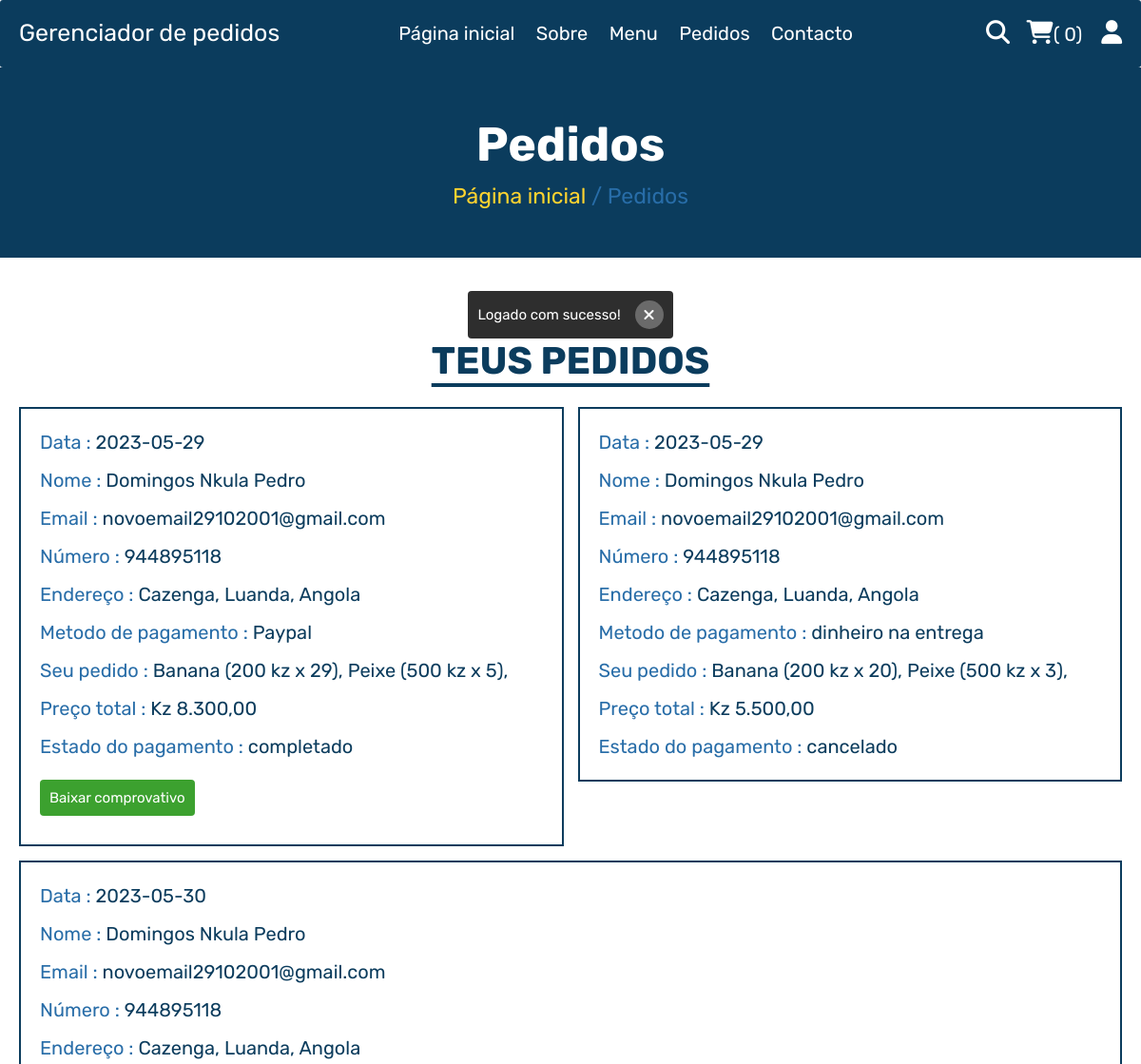
Before: /pedidos.php (signed in, upper part) with the older database file.
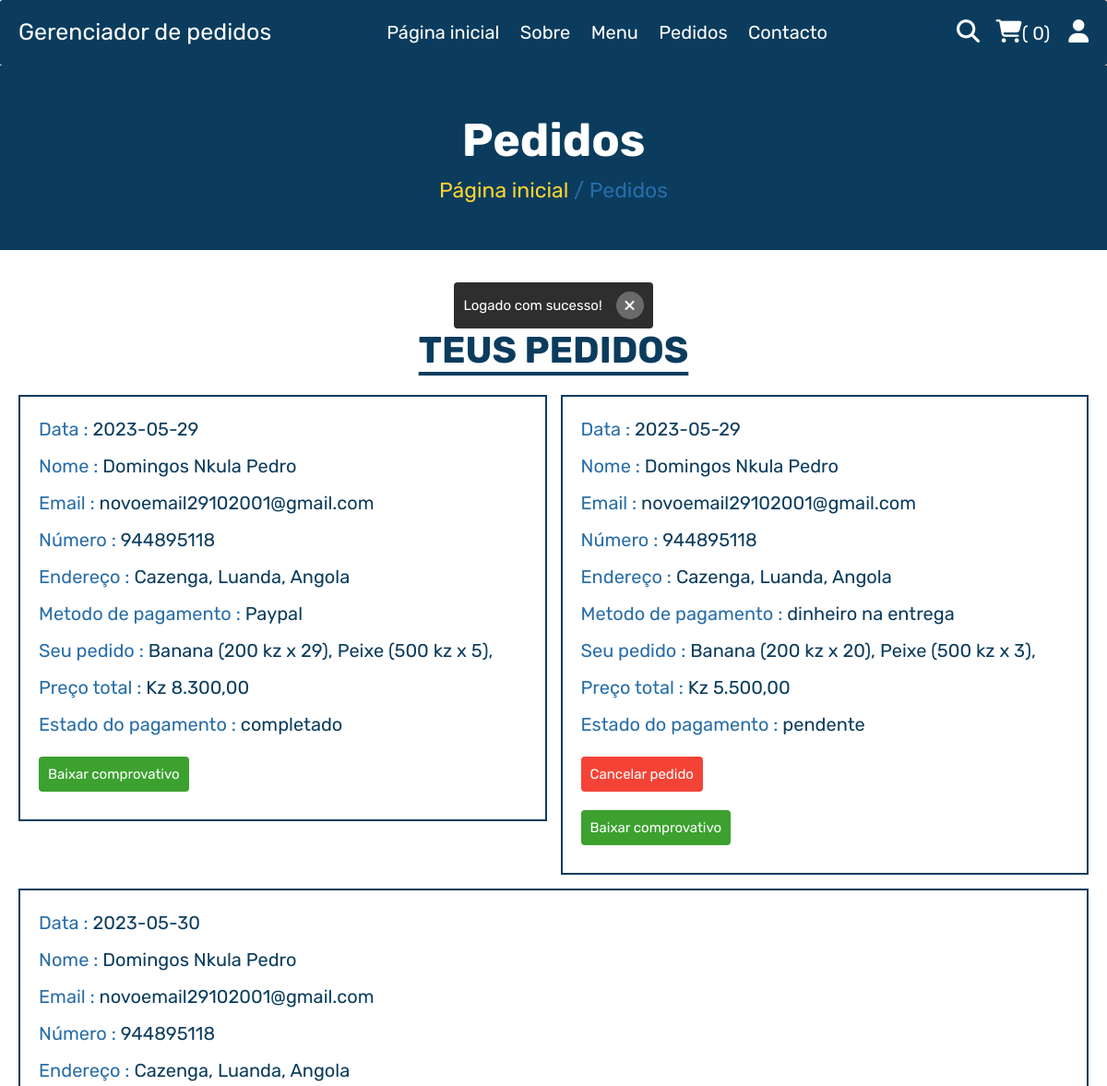
After: the same page with the newer database file.
### tables this page shows
CREATE TABLE `pedidos` (
  `id` varchar(255) NOT NULL,
  `user_id` int(100) NOT NULL,
  `nome` varchar(20) NOT NULL,
  `contacto` varchar(10) NOT NULL,
  `email` varchar(50) NOT NULL,
  `metodo` varchar(50) NOT NULL,
  `endereço` varchar(500) NOT NULL,
  `total_produtos` text NOT NULL,
  `total_preço` int(100) NOT NULL,
  `data` date NOT NULL DEFAULT current_timestamp(),
  `estado_pagamento` varchar(20) NOT NULL DEFAULT '1',
  `confirmacao_cliente` varchar(20) DEFAULT 'false',
  `confirmacao_motoboy` varchar(20) DEFAULT 'false',
  PRIMARY KEY (`id`)
);

### functions/pegarEstado.php (called while the page is built, shortened)
<?php
function pegarEstado($numero_do_estado){
    if($numero_do_estado == '0'):
        return "cancelado";
    endif;
    if($numero_do_estado == '1'):
        return "pendente";
    endif;
    if($numero_do_estado == '3'):
        return "completado";
    endif;
}

### pedidos.php (the view, shortened to what this page needs)
<?php
include __DIR__ . './components/connect.php';
include_once __DIR__ . './functions/pegarEstado.php';
if(isset($_SESSION['user_id'])){
   $user_id = $_SESSION['user_id'];
}else{
   $user_id = '';
   header('location:home.php');
};
?>
<!DOCTYPE html>
<html lang="pt-br">
<head>
   <link rel="stylesheet" href="https://cdnjs.cloudflare.com/ajax/libs/font-awesome/6.1.1/css/all.min.css">
   <link rel="stylesheet" href="./css/animate.min.css">
   <link rel="stylesheet" href="css/style.css">
</head>
<body>
<?php include __DIR__ . './components/usuario_cabeçalho.php'; ?>
<div class="heading">
   <h3>Pedidos</h3>
   <p><a href="html.php">Página inicial</a> <span> / Pedidos</span></p>
</div>
<section class="orders">
   <?php include_once __DIR__ . './components/html_mensagens_flash.php'; ?>
   <h1 class="titulo">Teus pedidos</h1>
   <div class="box-container">
   <?php
      if($user_id == ''):
         echo '<p class="empty">por favor inicie a sessão antes, para visualizar os pedidos</p>';
      else:
         $select_orders = $conn->prepare("SELECT * FROM `pedidos` WHERE user_id = ?");
         $select_orders->execute([$user_id]);
         $all_fetch_orders = $select_orders->fetchAll(PDO::FETCH_ASSOC);
         if(count($all_fetch_orders) > 0):
            foreach($all_fetch_orders as $fetch_orders):
               $all_produts = json_decode($fetch_orders['total_produtos'], true);
   ?>
   <div class="box">
      <p>Data : <span><?= $fetch_orders['data']; ?></span></p>
      <p>Nome : <span><?= $fetch_orders['nome']; ?></span></p>
      <p>Email : <span><?= $fetch_orders['email']; ?></span></p>
      <p>Número : <span><?= $fetch_orders['contacto']; ?></span></p>
      <p>Endereço : <span><?= $fetch_orders['endereço']; ?></span></p>
      <p>Metodo de pagamento : <span><?= $fetch_orders['metodo']; ?></span></p>
      <p>Seu pedido : <span>
         <?php
            foreach($all_produts as $product):
               $produto = $product['pedido'];
               echo "{$produto['nome']} ({$produto['preco']} kz x {$produto['qntd']}), \n";
            endforeach;
         ?>
      </span></p>
      <p>Preço total : <span>Kz <?= number_format($fetch_orders['total_preço'], 2, ",", ".") ; ?></span></p>
      <p>Estado do pagamento : <span style="color:<?php ?>"><?= pegarEstado($fetch_orders['estado_pagamento']); ?></span> </p>
      <?php if($fetch_orders['estado_pagamento'] == '1' && $fetch_orders['confirmacao_cliente'] != "true"): ?>
         <a class="btn-cancelar-pedido" href="functions/cancelar_pedido.php?id_pedido=<?= $fetch_orders['id']; ?>">
               Cancelar pedido
         </a>
      <?php endif; ?>
      <?php
         if($fetch_orders['estado_pagamento'] != '0'):
      ?>
      <a class="btn-cancelar-pedido ok" href="generator-pdf.php?idPedido=<?= $fetch_orders['id']; ?>">
                  Baixar comprovativo
      </a>
      <?php endif; ?>
   </div>
   <?php
         endforeach;
         else:
            echo '<p class="empty">nenhum pedido feito ainda!</p>';
         endif;
      endif;
   ?>
   </div>
</section>
</body>
</html>

Changed rows visible on the page:
changed pedidos "dinheiro na entrega": estado_pagamento "cancelado" → "pendente"; now shows "Cancelar pedido Baixar comprovativo"
